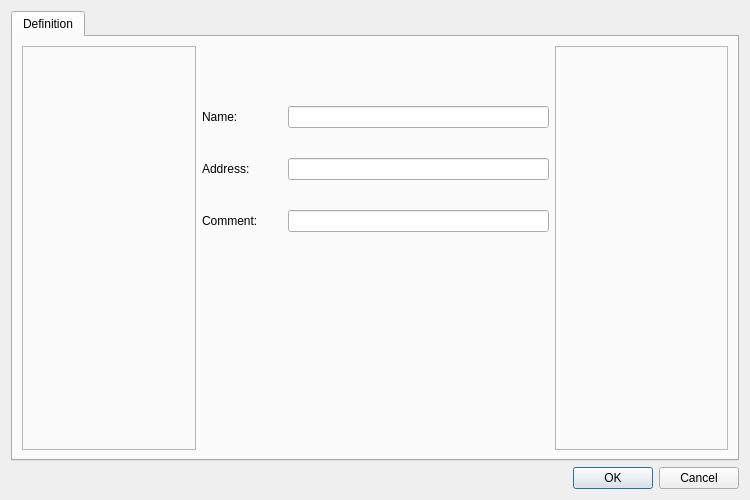
<?xml version="1.0" encoding="UTF-8"?>
<ui version="4.0">
 <class>CanNodeCreator</class>
 <widget class="QDialog" name="CanNodeCreator">
  <property name="geometry">
   <rect>
    <x>0</x>
    <y>0</y>
    <width>750</width>
    <height>500</height>
   </rect>
  </property>
  <property name="windowTitle">
   <string>Can Node Creator</string>
  </property>
  <layout class="QGridLayout" name="gridLayout">
   <item row="0" column="0">
    <widget class="QTabWidget" name="tabWidget">
     <widget class="QWidget" name="tab_2">
      <attribute name="title">
       <string>Definition</string>
      </attribute>
      <layout class="QGridLayout" name="gridLayout_2" columnstretch="1,2,1">
       <item row="0" column="0">
        <widget class="QFrame" name="frame">
         <property name="frameShape">
          <enum>QFrame::StyledPanel</enum>
         </property>
         <property name="frameShadow">
          <enum>QFrame::Raised</enum>
         </property>
        </widget>
       </item>
       <item row="0" column="1">
        <layout class="QFormLayout" name="formLayout">
         <property name="horizontalSpacing">
          <number>30</number>
         </property>
         <property name="verticalSpacing">
          <number>30</number>
         </property>
         <property name="topMargin">
          <number>60</number>
         </property>
         <item row="0" column="0">
          <widget class="QLabel" name="label">
           <property name="text">
            <string>Name:</string>
           </property>
          </widget>
         </item>
         <item row="1" column="0">
          <widget class="QLabel" name="label_2">
           <property name="text">
            <string>Address:</string>
           </property>
          </widget>
         </item>
         <item row="2" column="0">
          <widget class="QLabel" name="label_3">
           <property name="text">
            <string>Comment:</string>
           </property>
          </widget>
         </item>
         <item row="0" column="1">
          <widget class="QLineEdit" name="lineEdit"/>
         </item>
         <item row="1" column="1">
          <widget class="QLineEdit" name="lineEdit_2"/>
         </item>
         <item row="2" column="1">
          <widget class="QLineEdit" name="lineEdit_3"/>
         </item>
        </layout>
       </item>
       <item row="0" column="2">
        <widget class="QFrame" name="frame_2">
         <property name="frameShape">
          <enum>QFrame::StyledPanel</enum>
         </property>
         <property name="frameShadow">
          <enum>QFrame::Raised</enum>
         </property>
        </widget>
       </item>
      </layout>
     </widget>
    </widget>
   </item>
   <item row="1" column="0">
    <layout class="QHBoxLayout" name="horizontalLayout">
     <item>
      <widget class="QDialogButtonBox" name="buttonBox">
       <property name="orientation">
        <enum>Qt::Horizontal</enum>
       </property>
       <property name="standardButtons">
        <set>QDialogButtonBox::Cancel|QDialogButtonBox::Ok</set>
       </property>
      </widget>
     </item>
    </layout>
   </item>
  </layout>
 </widget>
 <resources/>
 <connections>
  <connection>
   <sender>buttonBox</sender>
   <signal>accepted()</signal>
   <receiver>CanNodeCreator</receiver>
   <slot>accept()</slot>
   <hints>
    <hint type="sourcelabel">
     <x>248</x>
     <y>254</y>
    </hint>
    <hint type="destinationlabel">
     <x>157</x>
     <y>274</y>
    </hint>
   </hints>
  </connection>
  <connection>
   <sender>buttonBox</sender>
   <signal>rejected()</signal>
   <receiver>CanNodeCreator</receiver>
   <slot>reject()</slot>
   <hints>
    <hint type="sourcelabel">
     <x>316</x>
     <y>260</y>
    </hint>
    <hint type="destinationlabel">
     <x>286</x>
     <y>274</y>
    </hint>
   </hints>
  </connection>
 </connections>
</ui>
